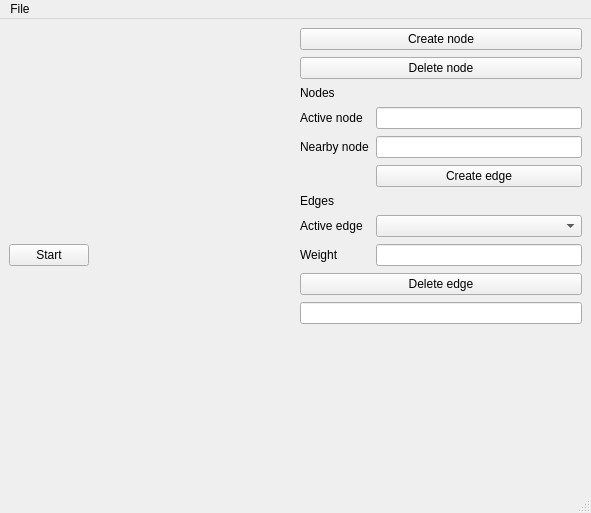
<?xml version="1.0" encoding="UTF-8"?>
<ui version="4.0">
 <class>Hakimi</class>
 <widget class="QMainWindow" name="Hakimi">
  <property name="geometry">
   <rect>
    <x>0</x>
    <y>0</y>
    <width>591</width>
    <height>513</height>
   </rect>
  </property>
  <property name="acceptDrops">
   <bool>false</bool>
  </property>
  <property name="windowTitle">
   <string>Hakimi</string>
  </property>
  <property name="autoFillBackground">
   <bool>false</bool>
  </property>
  <widget class="QWidget" name="centralwidget">
   <layout class="QHBoxLayout" name="horizontalLayout_2">
    <property name="spacing">
     <number>9</number>
    </property>
    <property name="rightMargin">
     <number>9</number>
    </property>
    <item>
     <layout class="QVBoxLayout" name="verticalLayout">
      <item>
       <layout class="QHBoxLayout" name="horizontalLayout" stretch="0,0,0">
        <property name="sizeConstraint">
         <enum>QLayout::SetDefaultConstraint</enum>
        </property>
        <item>
         <widget class="QPushButton" name="startButton">
          <property name="text">
           <string>Start</string>
          </property>
         </widget>
        </item>
        <item>
         <spacer name="horizontalSpacer">
          <property name="orientation">
           <enum>Qt::Horizontal</enum>
          </property>
          <property name="sizeHint" stdset="0">
           <size>
            <width>40</width>
            <height>20</height>
           </size>
          </property>
         </spacer>
        </item>
        <item>
         <spacer name="horizontalSpacer_2">
          <property name="orientation">
           <enum>Qt::Horizontal</enum>
          </property>
          <property name="sizeHint" stdset="0">
           <size>
            <width>40</width>
            <height>20</height>
           </size>
          </property>
         </spacer>
        </item>
       </layout>
      </item>
     </layout>
    </item>
    <item>
     <layout class="QVBoxLayout" name="verticalLayout_2">
      <property name="spacing">
       <number>7</number>
      </property>
      <item>
       <widget class="QPushButton" name="createNodeButton">
        <property name="text">
         <string>Create node</string>
        </property>
       </widget>
      </item>
      <item>
       <widget class="QPushButton" name="deleteButton">
        <property name="text">
         <string>Delete node</string>
        </property>
       </widget>
      </item>
      <item>
       <layout class="QFormLayout" name="formLayout">
        <item row="1" column="0" colspan="2">
         <widget class="QLabel" name="label_2">
          <property name="text">
           <string>Nodes</string>
          </property>
         </widget>
        </item>
        <item row="2" column="0">
         <widget class="QLabel" name="label_4">
          <property name="text">
           <string>Active node</string>
          </property>
         </widget>
        </item>
        <item row="2" column="1">
         <widget class="QLineEdit" name="activeNodeLine"/>
        </item>
        <item row="3" column="0">
         <widget class="QLabel" name="label_6">
          <property name="text">
           <string>Nearby node</string>
          </property>
         </widget>
        </item>
        <item row="3" column="1">
         <widget class="QLineEdit" name="nearbyNodeLine"/>
        </item>
        <item row="4" column="0">
         <widget class="Line" name="line">
          <property name="orientation">
           <enum>Qt::Horizontal</enum>
          </property>
         </widget>
        </item>
        <item row="4" column="1">
         <widget class="QPushButton" name="createEdgeButton">
          <property name="text">
           <string>Create edge</string>
          </property>
         </widget>
        </item>
        <item row="5" column="0" colspan="2">
         <widget class="QLabel" name="label_3">
          <property name="text">
           <string>Edges</string>
          </property>
         </widget>
        </item>
        <item row="7" column="0">
         <widget class="QLabel" name="label">
          <property name="text">
           <string>Active edge</string>
          </property>
         </widget>
        </item>
        <item row="7" column="1">
         <widget class="QComboBox" name="comboBox"/>
        </item>
        <item row="8" column="0">
         <widget class="QLabel" name="label_5">
          <property name="text">
           <string>Weight</string>
          </property>
         </widget>
        </item>
        <item row="8" column="1">
         <widget class="QLineEdit" name="edgeWeightLine"/>
        </item>
        <item row="9" column="0" colspan="2">
         <widget class="QPushButton" name="deleteEdgeButton">
          <property name="text">
           <string>Delete edge</string>
          </property>
         </widget>
        </item>
       </layout>
      </item>
      <item>
       <widget class="QLineEdit" name="resultLine"/>
      </item>
      <item>
       <spacer name="verticalSpacer">
        <property name="orientation">
         <enum>Qt::Vertical</enum>
        </property>
        <property name="sizeHint" stdset="0">
         <size>
          <width>20</width>
          <height>40</height>
         </size>
        </property>
       </spacer>
      </item>
     </layout>
    </item>
   </layout>
  </widget>
  <widget class="QMenuBar" name="menubar">
   <property name="geometry">
    <rect>
     <x>0</x>
     <y>0</y>
     <width>591</width>
     <height>25</height>
    </rect>
   </property>
   <widget class="QMenu" name="menuFile">
    <property name="title">
     <string>File</string>
    </property>
    <addaction name="actionOpen_file"/>
    <addaction name="actionCreate_new_file"/>
    <addaction name="actionSave_file"/>
    <addaction name="separator"/>
    <addaction name="actionClear"/>
   </widget>
   <addaction name="menuFile"/>
  </widget>
  <widget class="QStatusBar" name="statusbar"/>
  <action name="actionOpen_file">
   <property name="text">
    <string>Open file</string>
   </property>
  </action>
  <action name="actionCreate_new_file">
   <property name="text">
    <string>Create new file</string>
   </property>
  </action>
  <action name="actionSave_file">
   <property name="text">
    <string>Save file</string>
   </property>
  </action>
  <action name="actionClear">
   <property name="text">
    <string>Clear</string>
   </property>
  </action>
 </widget>
 <resources/>
 <connections/>
</ui>
